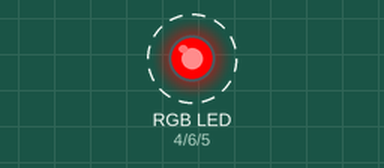
Recording of a program running on a simulated Raspberry Pi (BCM pin numbers). Shown: an RGB LED mixed from three pins (HIGH = lit). Dashed ring = blinking.

Above: at 0.2 s.
Timing chart, 0 to 3.5 s (numbered marks = the images above):
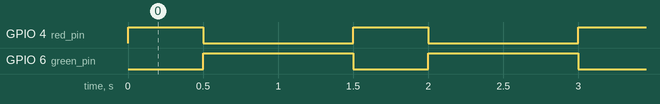

Measured:
- by itself, GPIO 4 (red_pin): alternates HIGH for 0.50 s and LOW for 1.0 s
- by itself, GPIO 6 (green_pin): alternates HIGH for 1.0 s and LOW for 0.50 s

The program:

led_blink.py
```python
# 2024 05 21
# Red LED등 점등

import RPi.GPIO as GPIO
import time

# RGB LED의 핀 번호 설정
red_pin = 4
green_pin = 6
blue_pin = 5

GPIO.cleanup()
GPIO.setmode(GPIO.BCM)
# GPIO.setmode(GPIO.BOARD) 두가지 방법 중 이건 잘 안씀!

GPIO.setup(red_pin, GPIO.OUT) # 4번핀으로 출력하겠다.
GPIO.setup(green_pin, GPIO.OUT) # 6번핀으로 출력하겠다.
GPIO.setup(blue_pin, GPIO.OUT) # 5번핀으로 출력하겠다.


while(True):
    GPIO.output(red_pin, True)
    GPIO.output(green_pin, False)
    GPIO.output(blue_pin, False)
    time.sleep(0.5) # 0.5초 동안 딜레이

    GPIO.output(red_pin, False)
    GPIO.output(green_pin, True)
    GPIO.output(blue_pin, False)
    time.sleep(0.5) # 0.5초 동안 딜레이

    GPIO.output(red_pin, False)
    GPIO.output(green_pin, False)
    GPIO.output(green_pin, True)
    time.sleep(0.5) # 0.5초 동안 딜레이

    # GPIO.output(red_pin, True)
    # GPIO.output(green_pin, True)
    # GPIO.output(green_pin, True)
    # time.sleep(0.5) # 0.5초 동안 딜레이
```
